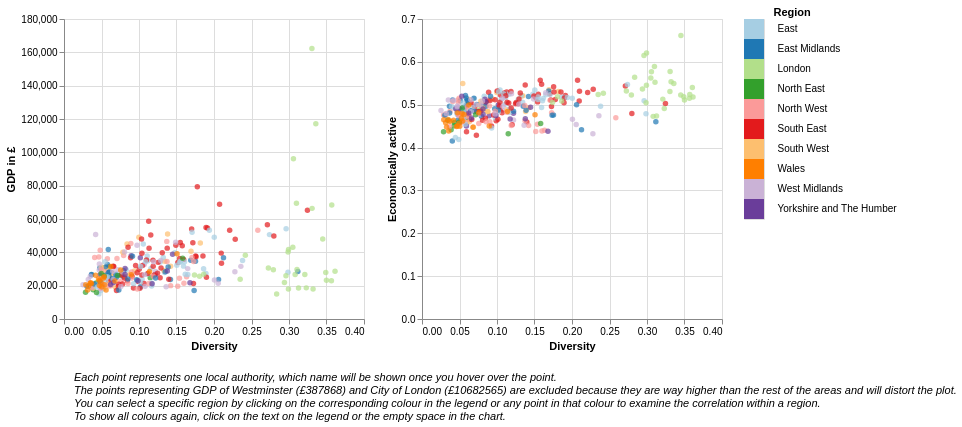

Vega-Lite specification for this chart:
### Vega-Lite specification from a JSON file in a GitHub repository (floating-point values rounded to 4 significant figures; data arrays with more than 128 entries replaced by an {"elided": "..."} marker saying what was removed)
{"config": {"view": {"continuousWidth": 300, "continuousHeight": 300}}, "vconcat": [{"hconcat": [{"mark": {"type": "point", "filled": true}, "encoding": {"color": {"condition": {"param": "param_7", "field": "Region", "scale": {"scheme": "paired"}, "legend": null, "type": "nominal"}, "value": "transparent"}, "tooltip": [{"field": "LAD21NM", "type": "nominal"}], "x": {"axis": {"title": "Diversity"}, "field": "Entropy", "type": "quantitative"}, "y": {"axis": {"title": "GDP in £"}, "field": "GDP2021", "type": "quantitative"}}, "name": "view_7", "transform": [{"filter": {"field": "GDP2021", "lt": 200000}}]}, {"mark": {"type": "point", "filled": true}, "encoding": {"color": {"condition": {"param": "param_7", "field": "Region", "scale": {"scheme": "paired"}, "legend": null, "type": "nominal"}, "value": "transparent"}, "tooltip": {"field": "LAD21NM", "title": null}, "x": {"axis": {"title": "Diversity"}, "field": "Entropy", "type": "quantitative"}, "y": {"field": "Economically active", "type": "quantitative"}}, "name": "view_8"}, {"mark": {"type": "rect"}, "encoding": {"color": {"condition": {"param": "param_7", "field": "Region", "scale": {"scheme": "paired"}, "legend": null, "type": "nominal"}, "value": "lightgray"}, "y": {"axis": {"title": "Region", "titleAngle": 0, "titleY": -2, "titleAlign": "left", "labelAlign": "left", "offset": -35, "ticks": false, "grid": false, "domainColor": "transparent"}, "field": "Region", "type": "nominal"}}, "height": 200, "name": "view_9"}], "data": {"name": "data-cd2d6b9b93319d4b560e44395039a349"}}, {"data": {"name": "empty"}, "mark": {"type": "text", "align": "left", "baseline": "bottom", "fontStyle": "italic"}, "encoding": {"text": {"value": ["Each point represents one local authority, which name will be shown once you hover over the point.", "The points representing GDP of Westminster (£387868) and City of London (£10682565) are excluded because they are way higher than the rest of the areas and will distort the plot.", "You can select a specific region by clicking on the corresponding colour in the legend or any point in that colour to examine the correlation within a region.", "To show all colours again, click on the text on the legend or the empty space in the chart."]}}}], "params": [{"name": "param_9", "select": {"type": "interval", "encodings": ["x", "y"]}, "bind": "scales", "views": ["view_7"]}, {"name": "param_7", "select": {"type": "point", "encodings": ["color"]}, "views": ["view_7", "view_8", "view_9"]}, {"name": "param_8", "select": {"type": "interval", "encodings": ["x", "y"]}, "bind": "scales", "views": ["view_8"]}], "$schema": "https://vega.github.io/schema/vega-lite/v5.17.0.json", "datasets": {"data-cd2d6b9b93319d4b560e44395039a349": {"elided": "331 records"}, "empty": [{}]}}
